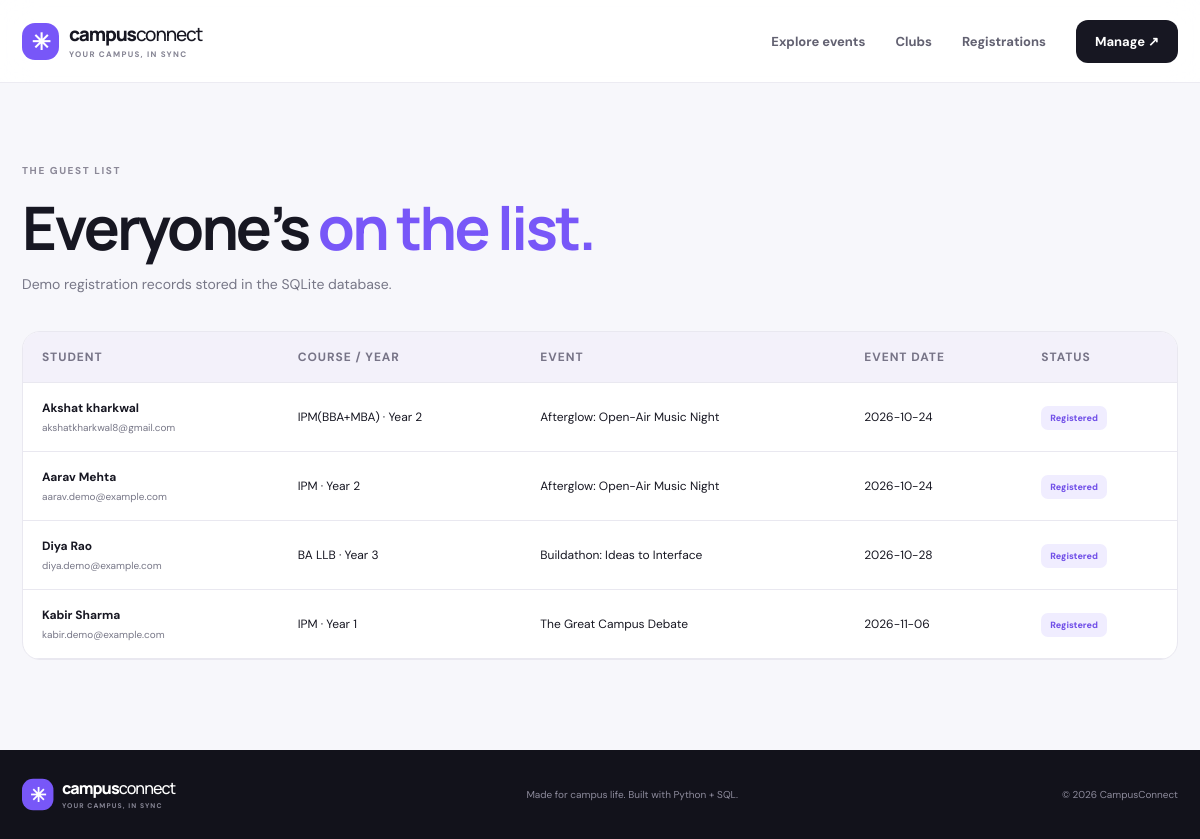
The page /registrations on the database its author committed.
### tables this page shows
CREATE TABLE registrations (
  registration_id INTEGER PRIMARY KEY AUTOINCREMENT,
  student_id INTEGER NOT NULL,
  event_id INTEGER NOT NULL,
  registered_at TEXT NOT NULL DEFAULT CURRENT_TIMESTAMP,
  attendance_status TEXT NOT NULL DEFAULT 'Registered'
    CHECK(attendance_status IN ('Registered','Attended','No-show','Cancelled')),
  UNIQUE(student_id, event_id),
  FOREIGN KEY (student_id) REFERENCES students(student_id) ON DELETE CASCADE,
  FOREIGN KEY (event_id) REFERENCES events(event_id) ON DELETE CASCADE
);

CREATE TABLE students (
  student_id INTEGER PRIMARY KEY AUTOINCREMENT,
  full_name TEXT NOT NULL,
  email TEXT NOT NULL UNIQUE,
  course TEXT NOT NULL,
  year_of_study INTEGER NOT NULL CHECK(year_of_study BETWEEN 1 AND 6)
);

CREATE TABLE events (
  event_id INTEGER PRIMARY KEY AUTOINCREMENT,
  club_id INTEGER NOT NULL,
  title TEXT NOT NULL,
  description TEXT NOT NULL,
  event_date TEXT NOT NULL,
  event_time TEXT NOT NULL,
  venue TEXT NOT NULL,
  capacity INTEGER NOT NULL DEFAULT 100 CHECK(capacity > 0),
  status TEXT NOT NULL DEFAULT 'Upcoming'
    CHECK(status IN ('Upcoming','Completed','Cancelled')),
  created_at TEXT NOT NULL DEFAULT CURRENT_TIMESTAMP,
  FOREIGN KEY (club_id) REFERENCES clubs(club_id) ON DELETE RESTRICT
);

### app.py (the view)
@app.route("/registrations")
def registrations_page():
    with get_db() as db:
        rows = db.execute("""SELECT r.registration_id, r.registered_at, r.attendance_status,
            s.full_name, s.email, s.course, s.year_of_study, e.title AS event_title, e.event_date
            FROM registrations r JOIN students s ON s.student_id=r.student_id
            JOIN events e ON e.event_id=r.event_id ORDER BY r.registered_at DESC""").fetchall()
    return render_template("registrations.html", rows=rows)

### app.py (called while the page is built)
def get_db():
    conn = sqlite3.connect(DB_PATH)
    conn.row_factory = sqlite3.Row
    conn.execute("PRAGMA foreign_keys = ON")
    return conn

### templates/registrations.html
{% extends "base.html" %}{% block title %}Registration desk{% endblock %}
{% block content %}<section class="page-hero"><div class="container"><span class="eyebrow dark-eyebrow">THE GUEST LIST</span><h1>Everyone’s <em>on the list.</em></h1><p>Demo registration records stored in the SQLite database.</p></div></section><section class="container page-content"><div class="table-wrap"><table><thead><tr><th>Student</th><th>Course / Year</th><th>Event</th><th>Event date</th><th>Status</th></tr></thead><tbody>{% for r in rows %}<tr><td><b>{{ r.full_name }}</b><small>{{ r.email }}</small></td><td>{{ r.course }} · Year {{ r.year_of_study }}</td><td>{{ r.event_title }}</td><td>{{ r.event_date }}</td><td><span class="status">{{ r.attendance_status }}</span></td></tr>{% else %}<tr><td colspan="5">No registrations yet.</td></tr>{% endfor %}</tbody></table></div></section>{% endblock %}

### static/style.css (style rules this page uses)
:root { --ink:#171722;--muted:#777787;--paper:#f7f7fb;--purple:#7857f8;--lime:#d8ff68;--line:#e9e8f0;--white:#fff;--radius:22px }
* { box-sizing:border-box }
html { scroll-behavior:smooth }
body { margin:0;background:var(--paper);color:var(--ink);font-family:'DM Sans',sans-serif }
h1,h2,h3,.brand { font-family:Manrope,sans-serif;letter-spacing:-.045em }
.container { width:min(1160px,calc(100% - 44px));margin:auto }
.eyebrow { font-size:10px;font-weight:800;letter-spacing:.16em;color:#c4c2d3;display:inline-flex;align-items:center;gap:9px }
.hero h1 em,.section-heading h2 em,.stats-grid h2 em,.club-band h2 em,.page-hero h1 em { font-style:normal;color:var(--lime) }
.dark-eyebrow { color:#8c8998 }
.section-heading p,.page-hero p { margin:0;color:var(--muted);font-size:14px }
.page-hero { padding:75px 0 38px }
.page-hero h1 { font-size:clamp(42px,5vw,62px);line-height:1.04;margin:17px 0 }
.page-hero h1 em { color:var(--purple) }
.page-content { padding-bottom:90px }
.status { background:#f0edff;color:#7150e8;padding:6px 9px;border-radius:7px;font-size:9px;font-weight:800;white-space:nowrap }
.table-wrap { overflow:auto;background:white;border:1px solid var(--line);border-radius:18px }
table { width:100%;border-collapse:collapse;min-width:720px;text-align:left }
th { background:#f3f1fa;color:#777487;font-size:10px;letter-spacing:.08em;text-transform:uppercase }
td,th { padding:17px 19px;border-bottom:1px solid var(--line);font-size:12px }
td small { display:block;color:var(--muted);margin-top:5px;font-size:10px }

### rows shown on the page
registrations: full_name "Akshat kharkwal", email "akshatkharkwal8@gmail.com", course "IPM(BBA+MBA)", year_of_study "2", event_title "Afterglow: Open-Air Music Night", event_date "2026-10-24", attendance_status "Registered"
registrations: full_name "Aarav Mehta", email "aarav.demo@example.com", course "IPM", year_of_study "2", event_title "Afterglow: Open-Air Music Night", event_date "2026-10-24", attendance_status "Registered"
registrations: full_name "Diya Rao", email "diya.demo@example.com", course "BA LLB", year_of_study "3", event_title "Buildathon: Ideas to Interface", event_date "2026-10-28", attendance_status "Registered"
registrations: full_name "Kabir Sharma", email "kabir.demo@example.com", course "IPM", year_of_study "1", event_title "The Great Campus Debate", event_date "2026-11-06", attendance_status "Registered"
